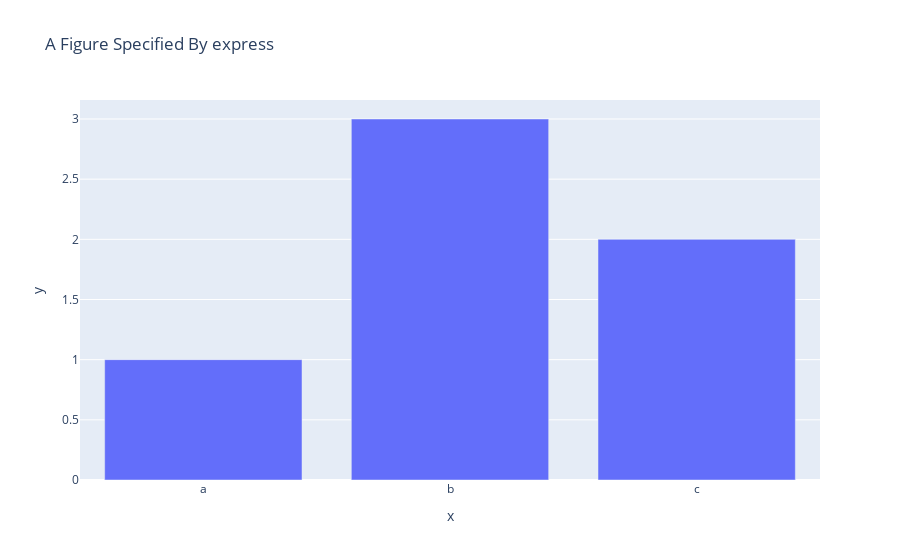

The notebook cell saved with this chart:
### Code cell
# express 패키지를  px로 불러옴
import plotly.express as px

# px.bar() 함수를 활용해서 bar chart 생성과 동시에 Data, Layout 값 입력
fig = px.bar(x=["a", "b", "c"], y=[1, 3, 2],title="A Figure Specified By express")

#show하면 내 노트북 (주피터 노트북 등)에 그래프가 나타남.
fig.show()

### Figure 1 — Plotly figure (JSON) as saved in the notebook; plotly's stock layout.template omitted (floating-point values rounded to 4 significant figures)
{"data": [{"alignmentgroup": "True", "hovertemplate": "x=%{x}<br>y=%{y}<extra></extra>", "legendgroup": "", "marker": {"color": "#636efa", "pattern": {"shape": ""}}, "name": "", "offsetgroup": "", "orientation": "v", "showlegend": false, "textposition": "auto", "type": "bar", "x": ["a", "b", "c"], "xaxis": "x", "y": [1, 3, 2], "yaxis": "y"}], "layout": {"barmode": "relative", "legend": {"tracegroupgap": 0}, "title": {"text": "A Figure Specified By express"}, "xaxis": {"anchor": "y", "domain": [0, 1], "title": {"text": "x"}}, "yaxis": {"anchor": "x", "domain": [0, 1], "title": {"text": "y"}}}}
